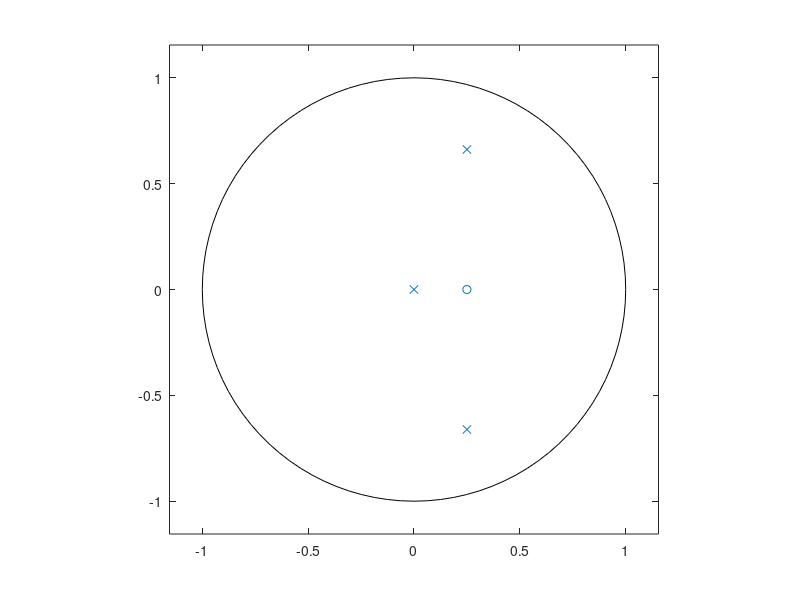
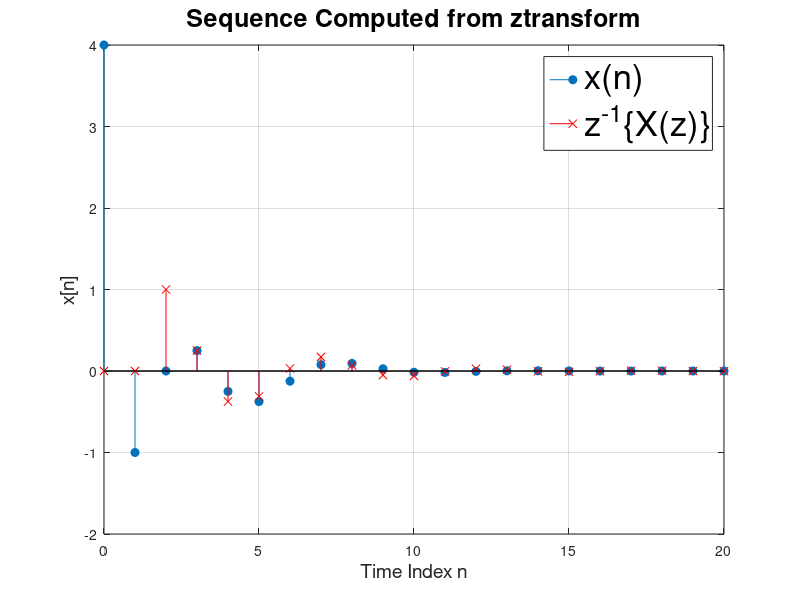

The MATLAB script that drew these images, in order:
clear all; close all; clc;
% Verification of z-transform expression of a causal sequence using filter().
n = 0:20; a = 0.5;
xn = (n-2).*a.^(n-2).*cos(pi/3.*(n-2));
bx = [0 0 1 -0.25]; ax = [1 -a a];
zplane(bx,ax); grid; figure;
xnz = filter(bx,ax,[1,zeros(1,length(n)-1)]);
stem(n,xn,'filled'); grid;
xlabel('Time Index n','fontsize',14);
ylabel('x[n]','fontsize',14);
hold on;
stem(n,xnz,'rx');
xlabel('Time Index n','fontsize',14);
ylabel('x[n]','fontsize',14);
title('Sequence Computed from ztransform','fontsize', 18);
legend({'x(n)','z^{-1}\{X(z)\}'},'fontsize', 25);
sum(xn-xnz)